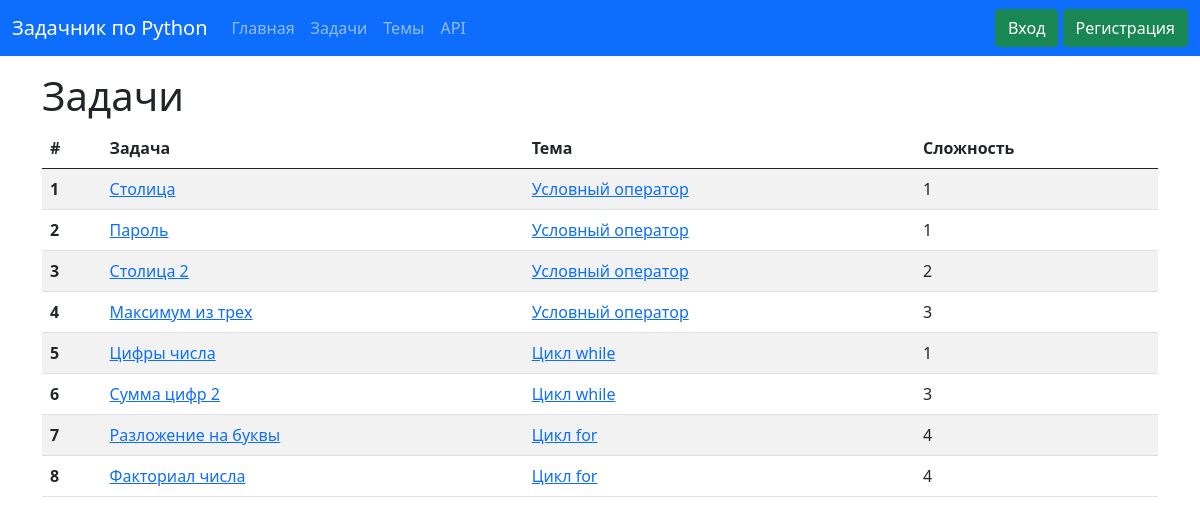
The app's page /subjects/tasks/all with its own data.
### data/tasks.py (models this page shows, shortened)
class Task(SqlAlchemyBase, SerializerMixin):
    __tablename__ = 'tasks'
    id = sqlalchemy.Column(sqlalchemy.Integer, primary_key=True, autoincrement=True)
    title = sqlalchemy.Column(sqlalchemy.String, index=True, nullable=True)
    content = sqlalchemy.Column(sqlalchemy.String, nullable=True)
    subject = sqlalchemy.Column(sqlalchemy.String, default='Без темы')
    created_date = sqlalchemy.Column(sqlalchemy.Date, default=datetime.date.today)
    rating = sqlalchemy.Column(sqlalchemy.Integer)
    user_id = sqlalchemy.Column(sqlalchemy.Integer, sqlalchemy.ForeignKey("users.id"))
    user = orm.relation('User', back_populates='task')
    solve = orm.relation('Solve', cascade="all, delete")

### main.py (the view)
@app.route('/subjects/tasks/<string:topic>', methods=['GET', 'POST'])
def tasks(topic):
    if topic == 'all':
        session = db_session.create_session()
        result = session.query(Task).all()
    else:
        session = db_session.create_session()
        result = session.query(Task).filter(Task.subject == topic).all()
    return render_template('tasks_page.html', title='Список задач', tasks=result)

### data/db_session.py (called while the page is built)
def create_session() -> Session:
    global __factory
    return __factory()

### templates/tasks_page.html
{% extends "base_template.html" %}
{% block main %}
<h1>Задачи</h1>
<table class="table table-striped">
    <thead>
    <tr>
        <th scope="col">#</th>
        <th scope="col">Задача</th>
        <th scope="col">Тема</th>
        <th scope="col">Сложность</th>
    </tr>
    </thead>
    {% for item in tasks %}
    <tr>
        <th scope="row">{{ loop.index }}</th>
        <td><a href="/tasks/{{ item.id }}">{{ item.title }}</a></td>
        <td><a href="/subjects/tasks/{{ item.subject }}">{{ item.subject }}</a></td>
        <td>{{ item.rating }}</td>
    </tr>
    {% endfor %}
</table>
{% endblock %}

### records on screen
Task: title "Столица", subject "Условный оператор", rating "1"
Task: title "Пароль", subject "Условный оператор", rating "1"
Task: title "Столица 2", subject "Условный оператор", rating "2"
Task: title "Максимум из трех", subject "Условный оператор", rating "3"
Task: title "Цифры числа", subject "Цикл while", rating "1"
Task: title "Сумма цифр 2", subject "Цикл while", rating "3"
Task: title "Разложение на буквы", subject "Цикл for", rating "4"
Task: title "Факториал числа", subject "Цикл for", rating "4"
